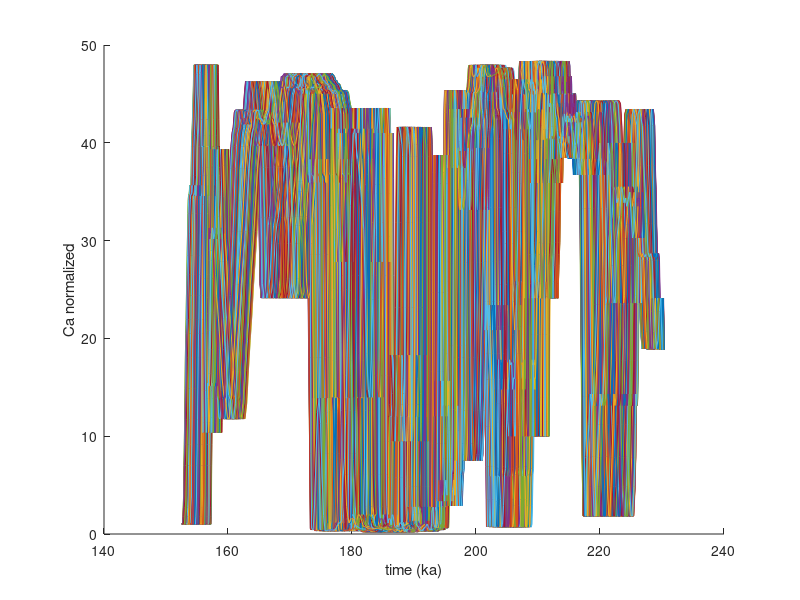
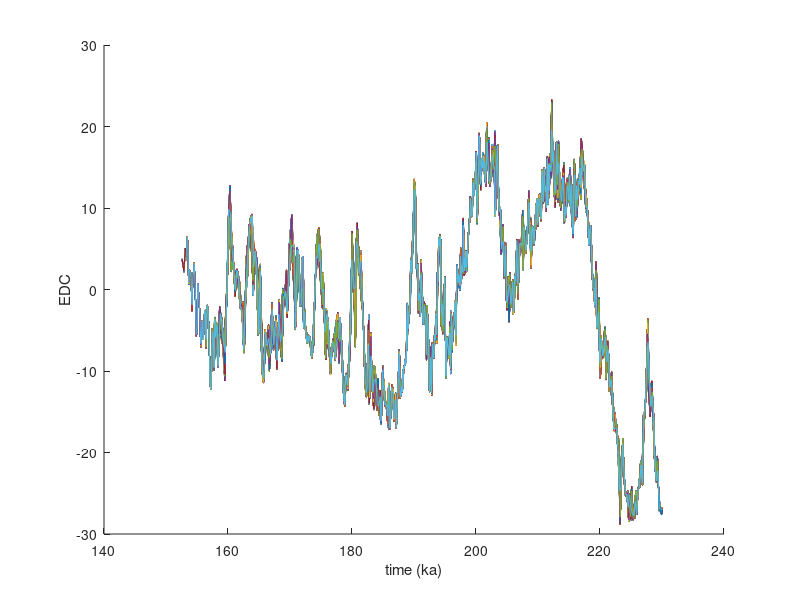

Write MATLAB code to recreate these figures, in order. (Note: this script raises an error after producing the figures.)
% Written by Gavin Piccione and Terrence Blackburn, UCSC 2022.

% This code uses a monte carlo simulation to calculate an optimized
% age model for subglacial precipitate PRR50489 within age uncertainty bounds. 
% It then calculates the fit between the age model and a cliamte threshold.

% Outputs: variable fitprob calculated the probability of fit between
% sample record and threshold

% Figure 1 plots Monte Carlo outputs for precipitate record within age
% uncertainty bounds

% Figure 2 plots outputs for EPICA Dome C ice core record within age
% uncertainty bounds

% Figure 3, subplot 1 plots the two best fit curves from precipitate record
% and EPICA record, with threshold infomation overlaid

% Figure 3, subplot 2 plots the binary output describing fit to climate
% threshold 1 =  threshold fits; 0 = does not fit.

% Code takes ~60s to run on "normal" computer

%% Load data
clear 
close all

load('age_model_MC_optimize_PRR.mat')
load('EDC_fine.mat')

% List of variables loaded variables:
  % Ca_chron = precipitate spectra
  % CHRON_age = Bayesian age for precipitate
  % PRR50489_data = precipitate z positions; age model uncertainty bounds
  % EDC = δ18O data from EDC
  % t_old = EDC age model

%% Define climate threshold bounds

% define threshold on EDC
thresh = 0.5 ; 

%define Ca threshold (e.g. above certain value = calcite, below this value= opal)
Ca_thres = 35;

%% Input criteria for Monte Carlo 

% Define Monte Carlo method: 1 = calcuates age model without depth nodes
% 2 = calcuates age model with defined set of depth nodes set by z_inc.
method = 2; %  1 = no_nodes; 2 nodes;

% Number synthetic data sets:
k = 1e3;

% If using method 2;  create new coarse depth vector based on number of nodes. 
z_inc = 2000;

%% step 1 : input age age model + uncertainty bounds

v_l = length(PRR50489_data(:,1));

for i = 1:(v_l-1)
    del_z(i) = PRR50489_data(i+1,1)-PRR50489_data(i,1);
end

% set bottom of sample z to zero. 
PRR50489_data(1,4) = 0;

% use del z to reassign depths for entire sample
for i = 1:v_l-1
   PRR50489_data(i+1,4) =  PRR50489_data(i,4)+ del_z(1);
end

%% step 2: define 1e6 radom accumulation histories within that age model

% step a. Randomly select time at z = 0 (n=1) within permissable time range

% time range: 
a = PRR50489_data(1,2); %ka
b = PRR50489_data(1,3); % ka

for j=1:k
r = a + (b-a) .* rand(1,1);
syn(1,j) = r;
end

% step b. Randomly select accuulation rate between n=i & n=i+1, exclude negative slopes

if method ==1

 for j=1:k
     for v=2:v_l
       a = PRR50489_data(v,2); %ka
       b = PRR50489_data(v,3); % ka  
 r = a + (b-a) .* rand(1,1);
  if r > syn(v-1,j)
      r = syn(v-1,j);
  end
 syn(v,j) = r;
     end
 end
 
z = PRR50489_data(:,4);
 
elseif method ==2
    zdif =  PRR50489_data(end,4)- PRR50489_data(end,1);
    z_incb = zdif/(round(zdif/z_inc));
z = PRR50489_data(1,4):z_incb:PRR50489_data(end,4);
f = round(v_l/length(z));
    
z(end) = PRR50489_data(end,4);

for j=1:k
    n=1;
    for v=2:length(z)
        
      n = n+f;
      a = PRR50489_data(n,2); %ka
      b = PRR50489_data(n,3); % ka  
      
r = a + (b-a) .* rand(1,1);

syn(v,j) = r;

    end
end
end
zfine = PRR50489_data(:,4);

 for j=1:length(syn(1,:))
 syn_fine(:,j) = interp1(z,syn(:,j),zfine);
 end


%% Create a record of precipitate mineralogy using the optimized age model

  for g = 1:length(syn_fine(1,:))
     Ca_mc(:,g) = interp1(CHRONage,Ca_chron,syn_fine(:,g)); % 
  end

% Plot updated precipitate mineralogy versus time
figure()
hold on
for h=1:length(syn(1,:))
 plot(syn_fine(:,h),Ca_chron)
 
 end
xlabel('time (ka)')
 ylabel('Ca normalized')
 hold off

% syn(v,k) ages for v = depths and k = number of simulations
% z = course depths that correspond to syn.

%% step 3:  Calculate optimized EPICA Dome C record over the time interval pf precipitate formation

% Input δ18O and age data for EPICA Dome C ice core
EDC_O = (EDC(:,1));
EDC_t= (t_old(:,1));

% identify the start and end time of syn_fine (precipitate age model). 
 for h=1:length(syn(1,:))
dif_st = abs(syn_fine(end,h)- EDC_t); %calculate differences btwn WDC times and a given age models start time. 
[~,ind_st] = min(dif_st(:)); %index of closest value in WDC to the start time of the given age model
st_log(h) = ind_st;

dif_end = abs(syn_fine(1,h)- EDC_t); %calculate differences btwn WDC times and a given age models END time. 
[~,ind_end] = min(dif_end(:)); %index of closest value in WDC to the END time of the given age model
end_log(h) = ind_end;
 end
 
 for h=1:length(syn(1,:))
     ist = st_log(h);
     ien = end_log(h);
 EDC_new(:,h)= interp1(EDC_t(ist:ien),EDC_O(ist:ien),syn_fine(:,h)); % interpolate WAIS(t) at size of syn.

   EDC_new(isnan(EDC))=0;
  b =   EDC_new(:,h);
nearestfun = @(b) interp1(find(b),b(b~=0),(1:length(b))','nearest','extrap');

  EDC_new(:,h) = 0.5*(nearestfun(b) + flip(nearestfun(flip(b))));
%    for i =  1:length(WDC(:,h))
%       if WDC(i,h) ==0
%            WDC(i,h) = WD_O
%            
%        end
 end
 
 % Plot Monte Carlo outputs for EPICA Dome C record within age uncertainty
 % bounds
 figure()
 hold on
 for h=1:length(syn(1,:))
 plot(syn_fine(:,h),  EDC_new(:,h))
 
 end
 xlabel('time (ka)')
 ylabel('EDC')
 hold off

 %% step 4: Identify fit to threshold by vector points

sum_MC = zeros(1,length(syn_fine(1,:)));
M_c_n = zeros(length(syn_fine(:,1)),length(syn_fine(1,:)));

% Output binary vector describing fit to threshold
% In point in precipitate vecotr fits = 1, else = 0
     for h=1:length(syn_fine(1,:)) %100
 
        for i =1:length(syn_fine(:,1)) %1064

            EDCtest = EDC_new(i,h);
            Ca_test = Ca_mc(i,h);

          if  EDCtest > thresh &&  Ca_test  > Ca_thres
          M_c_n(i,h) = 1;
         
          elseif EDCtest < thresh &&  Ca_test  < Ca_thres
          M_c_n(i,h) = 1;
 
          elseif EDCtest > thresh &&  Ca_test  < Ca_thres
          M_c_n(i,h) = 0;
          
          elseif EDCtest < thresh &&  Ca_test  > Ca_thres
          M_c_n(i,h) = 0;
          end
 
        end
 
       sum_MC(h) = sum(M_c_n(:,h));
 
     end

%% step 5a Identify best fit path
% Best fit based on sum of total fit points

 fit_points = max(sum_MC); % number of points out of 736 that fit threshold values
 fitprob = (fit_points/length(syn_fine(:,1)))*100 % probability of fit to threshold
 best_row = find(sum_MC == fit_points);
 
for h=1:length(syn_fine(1,:))
    sEDC(:,h)= smooth(EDC_new(:,h),3);
end

%% Plot Ca spectra from best fit age model EDC
 figure(3)
subplot(2,1,1) 
 yyaxis right
 plot(syn_fine(:,best_row),Ca_mc(:,best_row), 'r-','DisplayName','MA113')
 yline(Ca_thres, 'r--','HandleVisibility','off')
 hold on
 yyaxis left
 plot(syn_fine(:,best_row),sEDC(:,best_row), 'b-','DisplayName','WDC')
 yline(thresh, 'b--','HandleVisibility','off')
 title('Best Fit MC Age Model')
 xlabel('Time (years)')
 legend

 % Plot fit points
 subplot(2, 1, 2)
 plot(syn_fine(:,best_row),M_c_n(:,best_row))
 title('Fit to Climate Threshold')
 xlabel('Time (years)')
 ylim([-0.01 1.1])

